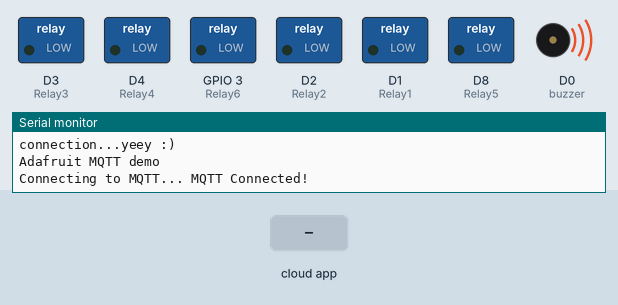
This sketch was run on a simulated ESP8266 (NodeMCU). Parts: switched loads named in the sketch (green lamp = pin HIGH), buzzer (waves = sounding, pin HIGH), the last lines printed to the serial monitor. The inputs (shaded band) are chosen by the test bench. WiFi joins after 1.5 s; servers stay silent unless stated; no MQTT or app messages arrive unless stated.

Above: at 2.7 s.
2.8 s: the phone or cloud app sets relay1 to 1
At 4.8 s:
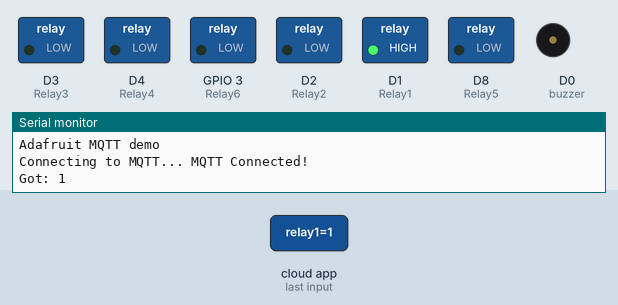
5.8 s: the phone or cloud app sets relay2 to 1
At 6.6 s:
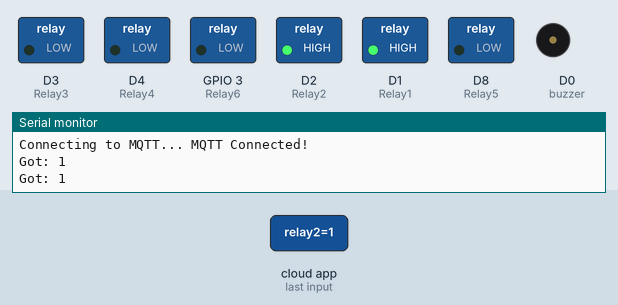
7.5 s: the phone or cloud app sets relay3 to 1
At 8.9 s:
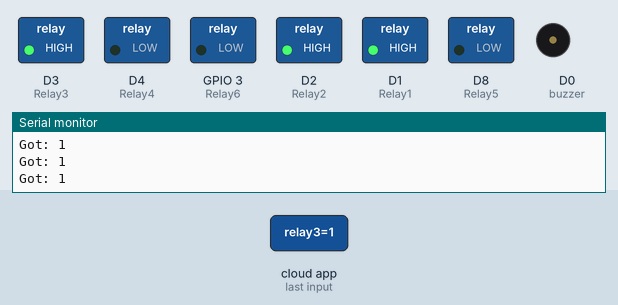
9.2 s: the phone or cloud app sets relay4 to 1
At 10.2 s:
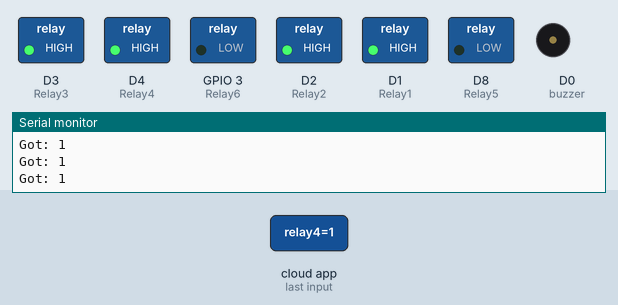
10.9 s: the phone or cloud app sets relay5 to 1
At 11.5 s:
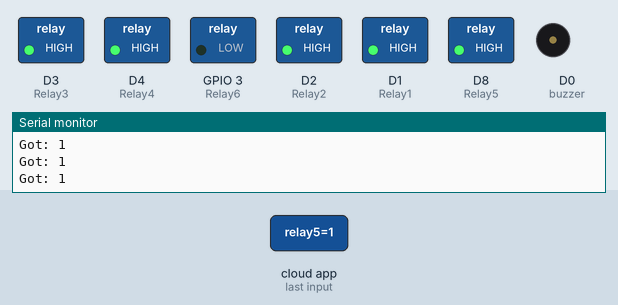
12.6 s: the phone or cloud app sets relay6 to 1
At 13.9 s:
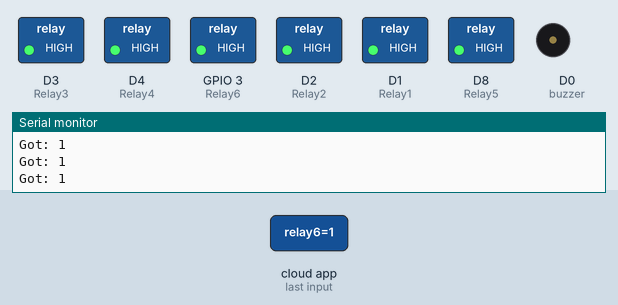
Timing chart, 0 to 15.3 s (numbered marks = the images above; inputs shaded):
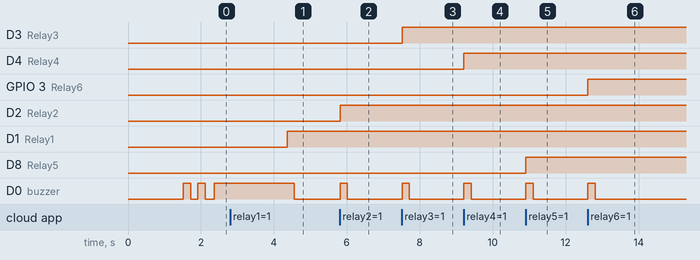

The sketch:

Home_Automation_Multi_Sensor.ino
```cpp
//Google Assistant Home Automation
#include <ESP8266WiFi.h>
#include "Adafruit_MQTT.h"
#include "Adafruit_MQTT_Client.h"
#include "DHT.h"
#include <WiFiManager.h>
#include <DNSServer.h>

/************************* Pin Definition *********************************/

//Relays for switching appliances
#define Relay1            D1    //GPIO 5
#define Relay2            D2    //GPIO 4
#define Relay3            D3    //GPIO 0
#define Relay4            D4    //GPIO 2
#define Relay5            D8    //GPIO 15
#define Relay6            D9    //GPIO19/ Rx pin

//DHT11 for reading temperature and humidity value
#define DHTPIN            D5    //GPIO 14

//buzzer to know the status of MQTT connections and can be used for any other purpose according to your project need.
#define buzzer            D0    //GPIO 16

//Selection pins for multiplexer module to switch between different sensors and give data on a single analog pin.
#define S0                D7    //GPIO 12
#define S1                D6    //GPIO 13

//Analog pin to read the incoming analog value from different sensors.
#define analogpin         A0    //Analog pin

/************************* Adafruit.io Setup *********************************/

#define AIO_SERVER      "io.adafruit.com"
#define AIO_SERVERPORT  1883     // use 8883 for SSL
#define AIO_USERNAME    "My_Project"    // Username
#define AIO_KEY         "fdb0ab64090f4fe6a0dcf77b10e47979"    // Auth Key

/************ Global State (you don't need to change this!) ******************/

// Create an ESP8266 WiFiClient class to connect to the MQTT server.
WiFiClient client;
// or... use WiFiClientSecure for SSL
//WiFiClientSecure client;

// Setup the MQTT client class by passing in the WiFi client and MQTT server and login details.
Adafruit_MQTT_Client mqtt(&client, AIO_SERVER, AIO_SERVERPORT, AIO_USERNAME, AIO_KEY);

/****************************** Feeds ***************************************/

// Notice MQTT paths for AIO follow the form: <username>/feeds/<feedname>
Adafruit_MQTT_Publish Humidity = Adafruit_MQTT_Publish(&mqtt, AIO_USERNAME "/feeds/humidity");
Adafruit_MQTT_Publish Temperature = Adafruit_MQTT_Publish(&mqtt, AIO_USERNAME "/feeds/temperature");
Adafruit_MQTT_Publish CO2 = Adafruit_MQTT_Publish(&mqtt, AIO_USERNAME "/feeds/co2");
Adafruit_MQTT_Publish Motion = Adafruit_MQTT_Publish(&mqtt, AIO_USERNAME "/feeds/motion");

// Setup a feed called 'onoff' for subscribing to changes.
Adafruit_MQTT_Subscribe lights = Adafruit_MQTT_Subscribe(&mqtt, AIO_USERNAME "/feeds/relay1");
Adafruit_MQTT_Subscribe kitchenlights = Adafruit_MQTT_Subscribe(&mqtt, AIO_USERNAME "/feeds/relay2");
Adafruit_MQTT_Subscribe fan = Adafruit_MQTT_Subscribe(&mqtt, AIO_USERNAME "/feeds/relay3");
Adafruit_MQTT_Subscribe bulb = Adafruit_MQTT_Subscribe(&mqtt, AIO_USERNAME "/feeds/relay4");
Adafruit_MQTT_Subscribe lamp = Adafruit_MQTT_Subscribe(&mqtt, AIO_USERNAME "/feeds/relay5");
Adafruit_MQTT_Subscribe projector = Adafruit_MQTT_Subscribe(&mqtt, AIO_USERNAME "/feeds/relay6");

/************ Necessary declaration for DHT11 ******************/
#define DHTTYPE           DHT11     // DHT 11

DHT dht(DHTPIN, DHTTYPE);
uint32_t delayMS;

/*************************** Sketch Code ************************************/

void MQTT_connect();
void setup() {
  Serial.begin(115200);
  WiFiManager wifiManager;
  wifiManager.autoConnect("Home_Automation");
  Serial.println("connection...yeey :)");

  delay(10);

  pinMode(buzzer, OUTPUT);
  pinMode(Relay1, OUTPUT);
  pinMode(Relay2, OUTPUT);
  pinMode(Relay3, OUTPUT);
  pinMode(Relay4, OUTPUT);
  pinMode(Relay5, OUTPUT);
  pinMode(Relay6, OUTPUT);
  pinMode(S0, OUTPUT);
  pinMode(S1, OUTPUT);
  pinMode(A0, INPUT);

  Serial.println(F("Adafruit MQTT demo"));
  //Setting up DHT sensor
  dht.begin();

  // Setup MQTT subscription for onoff feed.
  mqtt.subscribe(&lights);
  mqtt.subscribe(&kitchenlights);
  mqtt.subscribe(&fan);
  mqtt.subscribe(&bulb);
  mqtt.subscribe(&lamp);
  mqtt.subscribe(&projector);
}

uint32_t x = 0;

void loop() {
  // Ensure the connection to the MQTT server is alive (this will make the first
  // connection and automatically reconnect when disconnected).  See the MQTT_connect
  // function definition further below.

  MQTT_connect();

  // this is our 'wait for incoming subscription packets' busy subloop
  // try to spend your time here

  Adafruit_MQTT_Subscribe *subscription;
  while ((subscription = mqtt.readSubscription(20000))) {
    if (subscription == &lights) {
      Serial.print(F("Got: "));
      Serial.println((char *)lights.lastread);
      int lights_State = atoi((char *)lights.lastread);
      digitalWrite(Relay1, lights_State);
      digitalWrite(buzzer, HIGH);
      delay(200);
      digitalWrite(buzzer, LOW);
      delay(200);
    }
    if (subscription == &kitchenlights) {
      Serial.print(F("Got: "));
      Serial.println((char *)kitchenlights.lastread);
      int kitchenlights_State = atoi((char *)kitchenlights.lastread);
      digitalWrite(Relay2, kitchenlights_State);
      digitalWrite(buzzer, HIGH);
      delay(200);
      digitalWrite(buzzer, LOW);
      delay(200);
    }
    if (subscription == &fan) {
      Serial.print(F("Got: "));
      Serial.println((char *)fan.lastread);
      int fan_State = atoi((char *)fan.lastread);
      digitalWrite(Relay3, fan_State);
      digitalWrite(buzzer, HIGH);
      delay(200);
      digitalWrite(buzzer, LOW);
      delay(200);
    }
    if (subscription == &bulb) {
      Serial.print(F("Got: "));
      Serial.println((char *)bulb.lastread);
      int bulb_State = atoi((char *)bulb.lastread);
      digitalWrite(Relay4, bulb_State);
      digitalWrite(buzzer, HIGH);
      delay(200);
      digitalWrite(buzzer, LOW);
      delay(200);
    }
        if (subscription == &lamp) {
      Serial.print(F("Got: "));
      Serial.println((char *)lights.lastread);
      int lamp_State = atoi((char *)lamp.lastread);
      digitalWrite(Relay5, lamp_State);
      digitalWrite(buzzer, HIGH);
      delay(200);
      digitalWrite(buzzer, LOW);
      delay(200);
    }
        if (subscription == &projector) {
      Serial.print(F("Got: "));
      Serial.println((char *)projector.lastread);
      int projector_State = atoi((char *)projector.lastread);
      digitalWrite(Relay6, projector_State);
      digitalWrite(buzzer, HIGH);
      delay(200);
      digitalWrite(buzzer, LOW);
      delay(200);
    }
  }

  // Now we can publish stuff!
  digitalWrite(S0, LOW);
  digitalWrite(S1, LOW);
  Serial.print("Motion ");
  Serial.println(analogRead(analogpin));
  Serial.print("...");
  int Value = analogRead(analogpin);
  if(Value>400)
  Value=1;
  else
  Value=0;
  if (! Motion.publish(Value)) {
    Serial.println(F("Failed"));
  } else {
    Serial.println(F("OK!"));
    digitalWrite(buzzer, HIGH);
    delay(200);
    digitalWrite(buzzer, LOW);
    delay(200);
  }

  digitalWrite(S0, HIGH);
  digitalWrite(S1, LOW);
  Serial.print("C02 ");
  Serial.println(analogRead(analogpin));
  Serial.print("...");
  Value = analogRead(analogpin);
  if (! CO2.publish(Value)) {
    Serial.println(F("Failed"));
  } else {
    Serial.println(F("OK!"));
  }

/*
  digitalWrite(S0, LOW);
  digitalWrite(S1, HIGH);
  Serial.print("Sound "); Serial.println(analogRead(analogpin));
  Serial.print("...");
  int raw_sound = analogRead(analogpin);
  Value = map(raw_sound,0,1024,0,100);
  if (! Sound.publish(Value)) {
    Serial.println(F("Failed"));
  } else {
    Serial.println(F("OK!"));
  }
  */
/*
  digitalWrite(S0, HIGH);
  digitalWrite(S1, HIGH);
  Serial.print("Light "); Serial.println(analogRead(analogpin));
  Serial.print("...");
  int raw_light = analogRead(analogpin);
  Value = map(raw_light,1024,0,0,100);
  if (! Light.publish(Value)) {
    Serial.println(F("Failed"));
  } else {
    Serial.println(F("OK!"));
  }
*/

  // Reading temperature or humidity takes about 250 milliseconds!
  // Sensor readings may also be up to 2 seconds 'old' (its a very slow sensor)
  float h = dht.readHumidity();
  // Read temperature as Celsius (the default)
  float t = dht.readTemperature();
  // Read temperature as Fahrenheit (isFahrenheit = true)
  float f = dht.readTemperature(true);

  // Check if any reads failed and exit early (to try again).
  if (isnan(h) || isnan(t) || isnan(f)) {
    Serial.println("Failed to read from DHT sensor!");
    return;
  }
  if (! Humidity.publish(h)) {
    Serial.println(F("Failed"));
  } else {
    Serial.println(F("OK!"));
  }
  if (! Temperature.publish(t)) {
    Serial.println(F("Failed"));
  } else {
    Serial.println(F("OK!"));
  }

  /*
    if(! mqtt.ping()) {       // ping the server to keep the mqtt connection alive
    mqtt.disconnect();        // NOT required if you are publishing once every KEEPALIVE seconds
    }
  */
}

// Function to connect and reconnect as necessary to the MQTT server.
// Should be called in the loop function and it will take care if connecting.
void MQTT_connect() {
  int8_t ret;

  // Stop if already connected.
  if (mqtt.connected()) {
    return;
  }

  Serial.print("Connecting to MQTT... ");

  uint8_t retries = 3;

  digitalWrite(buzzer, HIGH);
  delay(200);
  digitalWrite(buzzer, LOW);
  delay(200);
  digitalWrite(buzzer, HIGH);
  delay(200);
  digitalWrite(buzzer, LOW);
  delay(200);
  while ((ret = mqtt.connect()) != 0) { // connect will return 0 for connected
    Serial.println(mqtt.connectErrorString(ret));
    Serial.println("Retrying MQTT connection in 5 seconds...");
    mqtt.disconnect();
    delay(5000);  // wait 5 seconds
    retries--;
    if (retries == 0) {
      // basically die and wait for WDT to reset me
      while (1);
    }
  }
  Serial.println("MQTT Connected!");
  digitalWrite(buzzer, HIGH);
  delay(2000);
  digitalWrite(buzzer, LOW);
}
```

Measured:
- after the input at 2.8 s, D1 (Relay1): LOW → HIGH after 1.6 s
- after the input at 5.8 s, D2 (Relay2): LOW → HIGH at once; D0 (buzzer): LOW → HIGH at once, → LOW 0.20 s later
- after the input at 7.5 s, D3 (Relay3): LOW → HIGH at once; D0 (buzzer): LOW → HIGH at once, → LOW 0.20 s later
- after the input at 9.2 s, D4 (Relay4): LOW → HIGH at once; D0 (buzzer): LOW → HIGH at once, → LOW 0.20 s later
- after the input at 10.9 s, D8 (Relay5): LOW → HIGH at once; D0 (buzzer): LOW → HIGH at once, → LOW 0.20 s later
- after the input at 12.6 s, GPIO 3 (Relay6): LOW → HIGH at once; D0 (buzzer): LOW → HIGH at once, → LOW 0.20 s later
